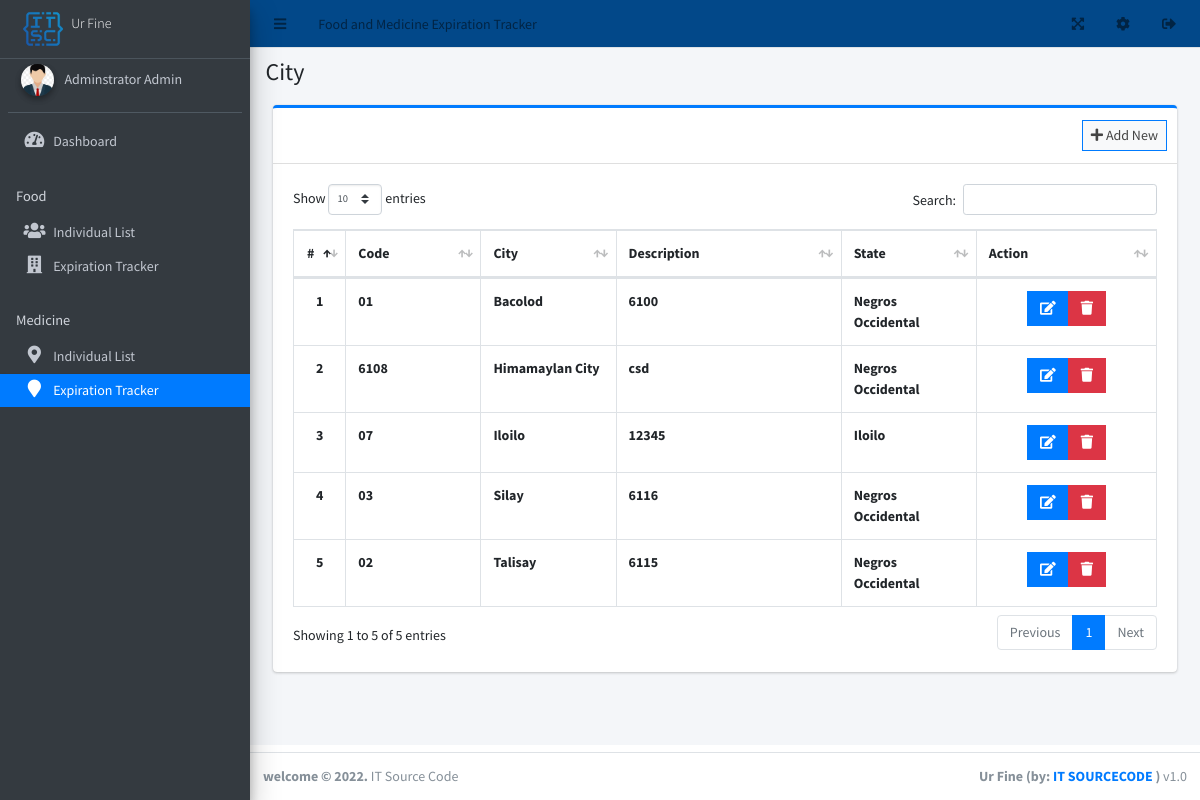
Page /admin/?page=city (signed in) on the committed database.
### tables this page shows
CREATE TABLE `city_list` (
  `id` int(30) NOT NULL,
  `code` varchar(50) NOT NULL,
  `name` varchar(250) NOT NULL,
  `description` text DEFAULT NULL,
  `state_id` int(30) DEFAULT NULL
);

CREATE TABLE `state_list` (
  `id` int(30) NOT NULL,
  `code` varchar(50) NOT NULL,
  `name` varchar(250) NOT NULL,
  `description` text DEFAULT NULL
);

### classes/DBConnection.php (called while the page is built, shortened)
<?php
class DBConnection{
    private $host = 'localhost';
    private $username = 'root';
    private $password = '';
    private $database = 'cts_db';
    public $conn;
    public function __construct(){
        if (!isset($this->conn)) {
            $this->conn = new mysqli($this->host, $this->username, $this->password, $this->database);
        }
    }
}
?>

### classes/SystemSettings.php (called while the page is built, shortened)
<?php
class SystemSettings extends DBConnection{
	function userdata($field = ''){
		if(!empty($field)){
			if(isset($_SESSION['userdata'][$field]))
				return $_SESSION['userdata'][$field];
			else
				return null;
		}else{
			return false;
		}
	}
	function info($field=''){
		if(!empty($field)){
			if(isset($_SESSION['system_info'][$field]))
				return $_SESSION['system_info'][$field];
			else
				return false;
		}else{
			return false;
		}
	}
}
$_settings = new SystemSettings();
?>

### admin/city/index.php (the view, shortened to what this page needs)
<div class="col-lg-12">
	<div class="card card-outline card-primary">
		<div class="card-header">
			<div class="card-tools">
				<a class="btn btn-block btn-sm btn-default btn-flat border-primary new_city" href="javascript:void(0)"><i class="fa fa-plus"></i> Add New</a>
			</div>
		</div>
		<div class="card-body">
			<table class="table tabe-hover table-bordered" id="list">
				<colgroup>
					<col width="5%">
					<col width="15%">
					<col width="15%">
					<col width="25%">
					<col width="15%">
					<col width="20%">
				</colgroup>
				<thead>
					<tr>
						<th class="text-center">#</th>
						<th>Code</th>
						<th>City</th>
						<th>Description</th>
						<th>State</th>
						<th>Action</th>
					</tr>
				</thead>
				<tbody>
					<?php
					$i = 1;
					$qry = $conn->query("SELECT c.*,s.name as sname FROM city_list c  inner join state_list s on s.id = c.state_id order by c.name asc ");
					while($row= $qry->fetch_assoc()):
					?>
					<tr>
						<th class="text-center"><?php echo $i++ ?></th>
						<td><b><?php echo $row['code'] ?></b></td>
						<td><b><?php echo $row['name'] ?></b></td>
						<td><b><?php echo $row['description'] ?></b></td>
						<td><b><?php echo ucwords($row['sname']) ?></b></td>
						<td class="text-center">
		                    <div class="btn-group">
		                        <a href="javascript:void(0)" data-id='<?php echo $row['id'] ?>' class="btn btn-primary btn-flat manage_city">
		                          <i class="fas fa-edit"></i>
		                        </a>
		                        <button type="button" class="btn btn-danger btn-flat delete_city" data-id="<?php echo $row['id'] ?>">
		                          <i class="fas fa-trash"></i>
		                        </button>
	                      </div>
						</td>
					</tr>
				<?php endwhile; ?>
				</tbody>
			</table>
		</div>
	</div>
</div>

### admin/index.php (shortened to what this page needs)
<!DOCTYPE html>
<html lang="en" class="" style="height: auto;">
<?php require_once('../config.php'); ?>
 <?php require_once('inc/header.php') ?>
  <body class="layout-fixed layout-footer-fixed text-sm sidebar-mini control-sidebar-slide-open layout-navbar-fixed " data-new-gr-c-s-check-loaded="14.991.0" data-gr-ext-installed="" style="height: auto;">
    <div class="wrapper">
     <?php require_once('inc/topBarNav.php') ?>
     <?php require_once('inc/navigation.php') ?>
     <?php $page = isset($_GET['page']) ? $_GET['page'] : 'home';  ?>
      <div class="content-wrapper" style="min-height: 567.854px;">
        <div class="content-header">
          <div class="container-fluid">
            <div class="row mb-2">
              <div class="col-sm-6">
                <h1 class="m-0"><?php echo ucwords(str_replace("_", " ",$page)) ?></h1>
              </div>
            </div>
          </div>
        </div>
        <section class="content">
          <div class="container-fluid">
            <?php
              if(!file_exists($page.".php") && !is_dir($page)){
                  include '404.html';
              }else{
                if(is_dir($page))
                  include $page.'/index.php';
                else
                  include $page.'.php';
              }
            ?>
          </div>
        </section>
      </div>
      <?php require_once('inc/footer.php') ?>
  </body>
</html>

### admin/inc/header.php (shortened to what this page needs)
<head>
    <link rel="stylesheet" href="<?php echo base_url ?>plugins/fontawesome-free/css/all.min.css">
    <link rel="stylesheet" href="https://code.ionicframework.com/ionicons/2.0.1/css/ionicons.min.css">
    <link rel="stylesheet" href="<?php echo base_url ?>plugins/tempusdominus-bootstrap-4/css/tempusdominus-bootstrap-4.min.css">
  <link rel="stylesheet" href="<?php echo base_url ?>plugins/datatables-bs4/css/dataTables.bootstrap4.min.css">
  <link rel="stylesheet" href="<?php echo base_url ?>plugins/datatables-responsive/css/responsive.bootstrap4.min.css">
  <link rel="stylesheet" href="<?php echo base_url ?>plugins/datatables-buttons/css/buttons.bootstrap4.min.css">
  <link rel="stylesheet" href="<?php echo base_url ?>plugins/select2/css/select2.min.css">
  <link rel="stylesheet" href="<?php echo base_url ?>plugins/select2-bootstrap4-theme/select2-bootstrap4.min.css">
    <link rel="stylesheet" href="<?php echo base_url ?>plugins/icheck-bootstrap/icheck-bootstrap.min.css">
    <link rel="stylesheet" href="<?php echo base_url ?>plugins/jqvmap/jqvmap.min.css">
    <link rel="stylesheet" href="<?php echo base_url ?>dist/css/adminlte.css">
    <link rel="stylesheet" href="<?php echo base_url ?>dist/css/custom.css">
    <link rel="stylesheet" href="<?php echo base_url ?>plugins/overlayScrollbars/css/OverlayScrollbars.min.css">
    <link rel="stylesheet" href="<?php echo base_url ?>plugins/daterangepicker/daterangepicker.css">
    <link rel="stylesheet" href="<?php echo base_url ?>plugins/summernote/summernote-bs4.min.css">
  <link rel="stylesheet" href="<?php echo base_url ?>plugins/sweetalert2-theme-bootstrap-4/bootstrap-4.min.css">
  </head>

### admin/inc/topBarNav.php
<nav class="main-header navbar navbar-expand navbar-white navbar-light text-sm" style="background-color: #024889">
  <ul class="navbar-nav">
    <li class="nav-item">
      <a class="nav-link" data-widget="pushmenu" href="#" role="button"><i class="fas fa-bars"></i></a>
    </li>
    <li class="nav-item d-none d-sm-inline-block" style="color: white">
      <a href="<?php echo base_url ?>" class="nav-link"><?php echo $_settings->info('name') ?></a>
    </li>
  </ul>
  <ul class="navbar-nav ml-auto">
    <li class="nav-item">
      <a class="nav-link" data-widget="fullscreen" href="#" role="button">
      <i class="fas fa-expand-arrows-alt"></i>
      </a>
    </li>
    <li class="nav-item">
      <a class="nav-link"href="<?php echo base_url.'admin/?page=system_info' ?>" role="button">
      <i class="fas fa-cog"></i>
      </a>
    </li>
    <li class="nav-item">
      <a class="nav-link"  href="javascript:void(0)" onclick="location.replace('<?php echo base_url.'/classes/Login.php?f=logout' ?>')" role="button">
      <i class="fas fa-sign-out-alt"></i>
      </a>
    </li>
  </ul>
</nav>

### admin/inc/navigation.php (shortened to what this page needs)
<aside class="main-sidebar sidebar-dark-primary elevation-4">
  <a href="<?php echo base_url ?>admin" class="brand-link text-sm">
  <img src="../logo.png" alt="Store Logo" class="brand-image" style="opacity: .8;width: 2.5rem;height: 2.5rem;max-height: unset">
  <span class="brand-text font-weight-light"><?php echo $_settings->info('short_name') ?></span>
  </a>
  <div class="sidebar os-host os-theme-light os-host-overflow os-host-overflow-y os-host-resize-disabled os-host-transition os-host-scrollbar-horizontal-hidden">
    <div class="os-content-glue" style="margin: 0px -8px; width: 249px; height: 646px;"></div>
    <div class="os-padding">
      <div class="os-viewport os-viewport-native-scrollbars-invisible" style="overflow-y: scroll;">
        <div class="os-content" style="padding: 0px 8px; height: 100%; width: 100%;">
          <div class="user-panel mt-3 pb-3 mb-3 d-flex">
            <div class="image">
              <img src="../uploads/1614298380_avatar.jpg" class="img-circle elevation-2" alt="User Image" style="height: 2rem;object-fit: cover">
            </div>
            <div class="info">
              <a href="<?php echo base_url ?>admin/?page=user" class="d-block"><?php echo ucwords($_settings->userdata('firstname').' '.$_settings->userdata('lastname')) ?></a>
            </div>
          </div>
          <nav class="mt-2">
             <ul class="nav nav-pills nav-sidebar flex-column nav-flat" data-widget="treeview" role="menu" data-accordion="false">
              <li class="nav-item dropdown">
                <a href="./" class="nav-link nav-home">
                  <i class="nav-icon fas fa-tachometer-alt"></i>
                  <p>
                    Dashboard
                  </p>
                </a>
              </li>
              <li class="nav-header">Food</li>
              <li class="nav-item dropdown">
                <a href="<?php echo base_url ?>admin/?page=people" class="nav-link nav-people">
                  <i class="nav-icon fas fa-users"></i>
                  <p>
                  Individual List
                  </p>
                </a>
              </li>
              <li class="nav-item dropdown">
                <a href="<?php echo base_url ?>admin/?page=establishment" class="nav-link nav-establishment">
                  <i class="nav-icon fas fa-building"></i>
                  <p>
                  Expiration Tracker
                  </p>
                </a>
              </li>
              <li class="nav-header">Medicine</li>
              <li class="nav-item dropdown">
                <a href="<?php echo base_url ?>admin/?page=state" class="nav-link nav-state">
                  <i class="nav-icon fas fa-map-marker-alt"></i>
                  <p>
                  Individual List
                  </p>
                </a>
              </li>
              <li class="nav-item dropdown">
                <a href="<?php echo base_url ?>admin/?page=city" class="nav-link nav-city">
                  <i class="nav-icon fas fa-map-marker"></i>
                  <p>
                  Expiration Tracker
                  </p>
                </a>
              </li>
            </ul>
          </nav>
        </div>
      </div>
    </div>
  </div>
</aside>

### admin/inc/footer.php (shortened to what this page needs)
<footer class="main-footer text-sm">
        <strong>welcome © <?php echo date('Y') ?>.
        </strong>
      IT Source Code
        <div class="float-right d-none d-sm-inline-block">
          <b><?php echo $_settings->info('short_name') ?> (by: <a href="https://itsourcecode.com" target="blank">IT SOURCECODE</a> )</b> v1.0
        </div>
      </footer>
    </div>

### rows in the picture
city_list: code "01", name "Bacolod", description "6100", state_list.name "Negros Occidental"
city_list: code "6108", name "Himamaylan City", description "csd", state_list.name "Negros Occidental"
city_list: code "07", name "Iloilo", description "12345", state_list.name "Iloilo"
city_list: code "03", name "Silay", description "6116", state_list.name "Negros Occidental"
city_list: code "02", name "Talisay", description "6115", state_list.name "Negros Occidental"

### other values in the picture
$_settings->info('name') "Food and Medicine Expiration Tracker"
$_settings->info('short_name') "Ur Fine"
$_settings->userdata('firstname').' '.$_settings->userdata('lastname') "Adminstrator Admin"
str_replace("_", " ",$page) "City"
